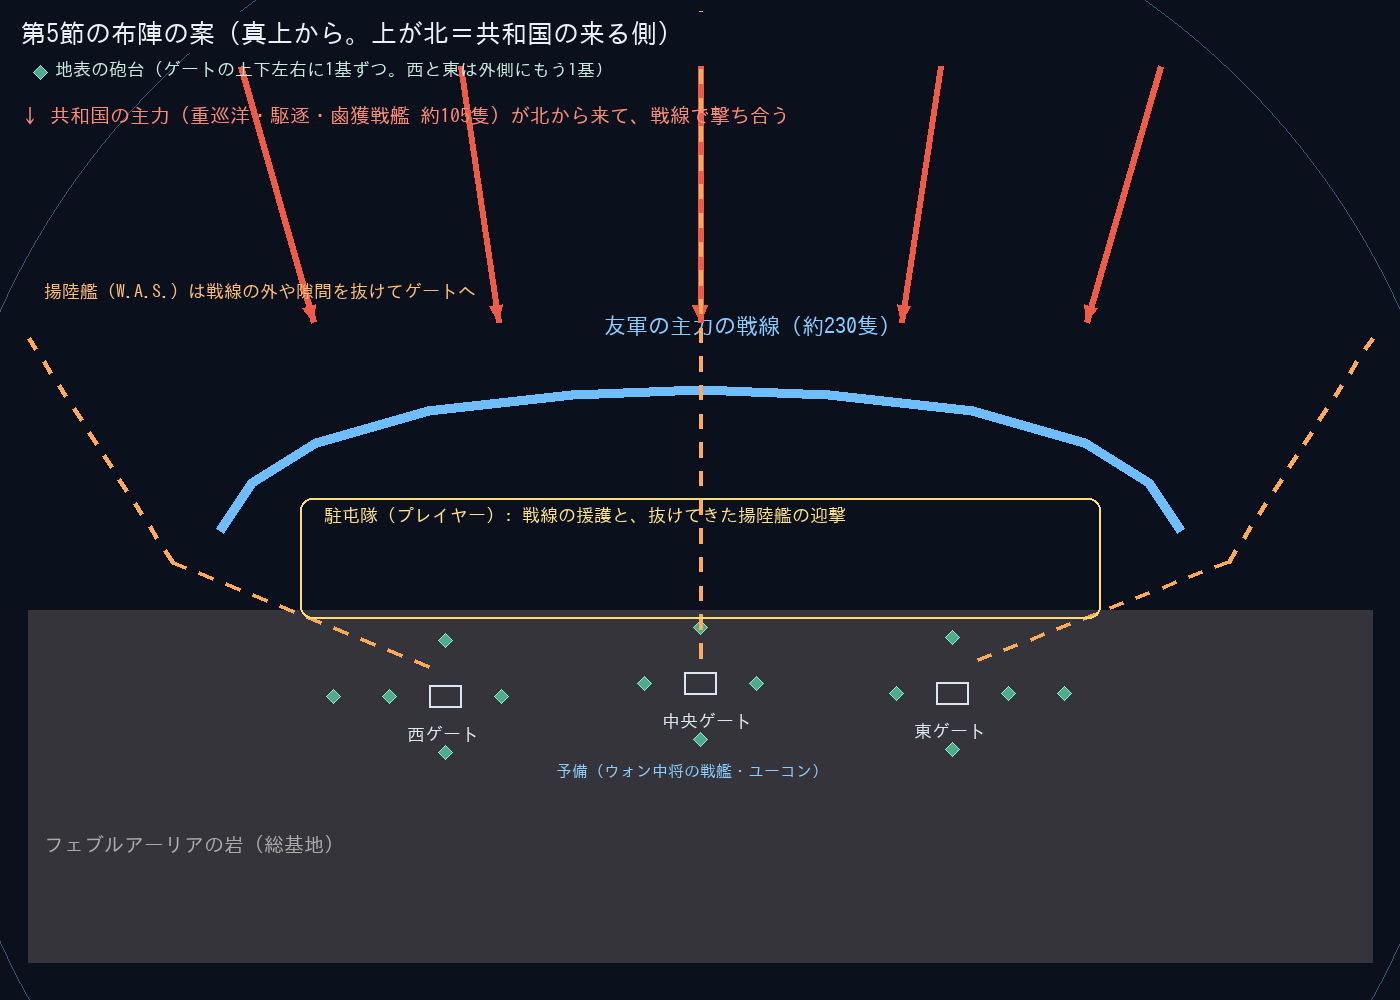

Generate this figure with Python:
# 第5節「フェブルアーリア防衛戦」の布陣の案（地球側、真上から）。ユーザーが承認した図（2026-10-18）。
# 使い方: python3 docs/plans/februaria-earth.py docs/plans/februaria-earth.png（PIL と IPA ゴシックが要る）
from PIL import Image, ImageDraw, ImageFont
import math
F=lambda s: ImageFont.truetype('/usr/share/fonts/opentype/ipafont-gothic/ipag.ttf', s)
W,H=1400,1000; S=1.6; cx,cz=W/2, 700   # world (x,z) -> px: (cx + x*S, cz + (z-160)*S)... north up
def P(x,z): return (cx+x*S, 690+(z-160)*S)
im=Image.new('RGB',(W,H),(10,16,28)); d=ImageDraw.Draw(im)
# rock edge (approx z=100 cliff)
d.polygon([P(-420,110),P(420,110),P(420,330),P(-420,330)],fill=(52,52,58))
d.text(P(-410,250),'フェブルアーリアの岩（総基地）',font=F(20),fill=(170,170,170))
# field circle
r=480*S; c=P(0,120); d.ellipse([c[0]-r,c[1]-r,c[0]+r,c[1]+r],outline=(60,90,120),width=1)
# gates
gates=[(-159,164,'西ゲート'),(0,156,'中央ゲート'),(158,162,'東ゲート')]
for x,z,n in gates:
    a,b=P(x-10,z-7),P(x+10,z+7); d.rectangle([a,b],outline=(220,230,240),width=2); d.text(P(x-24,z+18),n,font=F(18),fill=(220,230,240))
# batteries (new): up/down/left/right (+ outer for W/E)
bat=[]
for gx,gz,n in gates:
    for dx,dz in [(0,-35),(0,35),(-35,0),(35,0)]: bat.append((gx+dx,gz+dz))
bat+= [(-229,164),(228,162)]
for x,z in bat:
    px,pz=P(x,z); s=7; d.polygon([(px,pz-s),(px+s,pz),(px,pz+s),(px-s,pz)],fill=(80,170,140),outline=(140,240,200))
# battery reach (horizontal ~130) faint
# ally main line (arc)
pts=[(-300,60),(-280,30),(-240,5),(-170,-15),(-80,-25),(0,-28),(80,-25),(170,-15),(240,5),(280,30),(300,60)]
d.line([P(*p) for p in pts],fill=(110,190,255),width=10,joint='curve')
d.text(P(-60,-75),'友軍の主力の戦線（約230隻）',font=F(22),fill=(140,205,255))
# enemy main
for x in [-230,-120,0,120,230]:
    a=P(x*1.25,-230); b=P(x*1.05,-70); d.line([a,b],fill=(240,90,70),width=6)
    ang=math.atan2(b[1]-a[1],b[0]-a[0]); 
    d.polygon([b,(b[0]-18*math.cos(ang-0.4),b[1]-18*math.sin(ang-0.4)),(b[0]-18*math.cos(ang+0.4),b[1]-18*math.sin(ang+0.4))],fill=(240,90,70))
d.text(P(-150,-250),'共和国の主力（重巡洋・駆逐・鹵獲戦艦 約105隻）',font=F(22),fill=(255,140,120))
# landers dashed curves to gates
def dash(pts,col):
    for i in range(len(pts)-1):
        a,b=P(*pts[i]),P(*pts[i+1]); n=int(math.dist(a,b)/14)
        for k in range(0,n,2):
            t0,t1=k/n,min(1,(k+1)/n); d.line([(a[0]+(b[0]-a[0])*t0,a[1]+(b[1]-a[1])*t0),(a[0]+(b[0]-a[0])*t1,a[1]+(b[1]-a[1])*t1)],fill=col,width=4)
dash([(-420,-60),(-330,80),(-170,145)],(255,170,90)); dash([(420,-60),(330,80),(165,145)],(255,170,90)); dash([(0,-300),(0,-120),(0,140)],(255,170,90))
d.text(P(-410,-95),'揚陸艦（W.A.S.）は戦線の外や隙間を抜けてゲートへ',font=F(18),fill=(255,190,120))
# player zone
d.rounded_rectangle([P(-250,40),P(250,115)],radius=12,outline=(255,220,120),width=2)
d.text(P(-235,45),'駐屯隊（プレイヤー）: 戦線の援護と、抜けてきた揚陸艦の迎撃',font=F(18),fill=(255,225,140))
# reserve
d.text(P(-90,205),'予備（ウォン中将の戦艦・ユーコン）',font=F(16),fill=(140,205,255))
# legend
d.text((20,20),'第5節の布陣の案（真上から。上が北＝共和国の来る側）',font=F(26),fill=(235,240,245))
px,pz=40,72; s=7; d.polygon([(px,pz-s),(px+s,pz),(px,pz+s),(px-s,pz)],fill=(80,170,140),outline=(140,240,200)); d.text((55,60),'地表の砲台（ゲートの上下左右に1基ずつ。西と東は外側にもう1基）',font=F(18),fill=(200,235,220))
d.rectangle([455,30,1000,62],fill=(10,16,28))
d.text((20,105),'↓ 共和国の主力（重巡洋・駆逐・鹵獲戦艦 約105隻）が北から来て、戦線で撃ち合う',font=F(20),fill=(255,140,120))
d.rectangle([10,12,760,52],fill=(10,16,28)); d.text((20,20),'第5節の布陣の案（真上から。上が北＝共和国の来る側）',font=F(26),fill=(235,240,245))
import sys; im.save(sys.argv[1] if len(sys.argv)>1 else 'februaria-earth.png'); print('ok')
